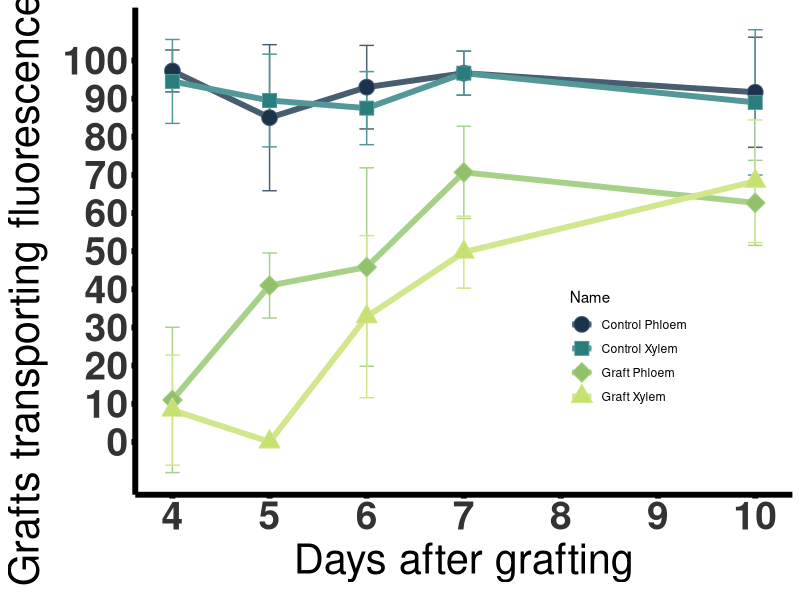
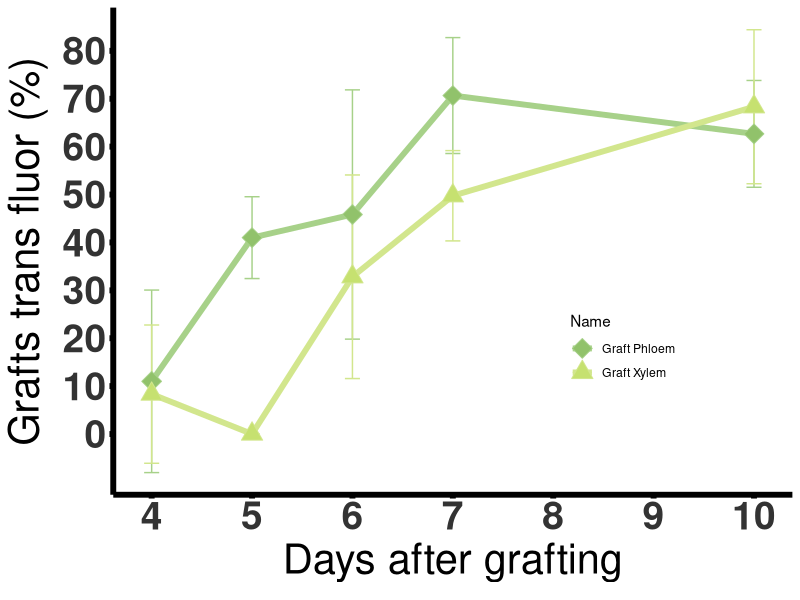

These charts were generated, in order, by the following R code:
##############################################
##############################################
# R-script by Gregory Reeves (27 MAY 2021)
# University of Cambridge, Department of Plant Sciences,
# Downing Site, Cambridge CB2 3EA, United Kingdom
# E-mail me at drgregreeves@gmail.com or gr360@cam.ac.uk
##############################################
##############################################


library(tidyverse)
library(ggplot2)
library(mgcv) 
library(dplyr)
library(ggpubr)
library(car)
library(rstatix)


#############################################
# Vascular Connection in Rice, Determined by CFDA transport across the graft junction
#############################################


### You need to specify the working directory. 
### You can always use the command "file.choose()", then copy the working directory with the file "VascularConnection.csv"
setwd("~/")



#Grafting data input
VascularConnectionData <- read.csv("VascularConnection.csv", sep=",",header=TRUE)


# Rename Columne in VascularConnectionData
colnames(VascularConnectionData) <-c("Days_after_grafting",	
                                     "Tissue",	
                                     "Type",	
                                     "Name",	
                                     "Sample",	
                                     "no_stained",	
                                     "no_fluo", 
                                     "Percent_fluo",
                                     "n_Plants")
# Sumarize the data
VascularConnectionSummary <- summarise(group_by(VascularConnectionData, 
                                                Days_after_grafting, Type, Tissue, Name),
                                       meanPercent_fluo=mean(Percent_fluo),
                                       sdPercent_fluo=sd(Percent_fluo),
                                       sePercent_fluo=sd(Percent_fluo)/sqrt(n()),
                                       n=n())

#list_of_Removed_values <- c("3")
# Uncomment to remove day 5 as well
list_of_Removed_values <- c("3") #"5")

n_PlantsSummary <- summarise(group_by(VascularConnectionData, 
                                      Days_after_grafting, Type, Tissue, Name),
                             meann_Plants=mean(n_Plants))
# Removes the Phloem data from 3 days after grafting 
n_PlantsSummary_3DAGremoved <- filter(n_PlantsSummary, !(Days_after_grafting %in% list_of_Removed_values))


# Removes the Phloem data from 3 days after grafting 
VascularConnectionSummary3DAGremoved <- filter(VascularConnectionSummary, !(Days_after_grafting %in% list_of_Removed_values))


# Removes the Phloem data from 3 days after grafting 
VascularConnectionRAW_3DAGremoved <- filter(VascularConnectionData, !(Days_after_grafting %in% list_of_Removed_values))


OrderList <- c("Control Phloem", "Control Xylem", "Graft Phloem", "Graft Xylem")

############################
#### Extended Data Fig. 3g Plotting code: 
############################

#######################################

# Generate the Plot 

VascularConnectionPlot <- ggplot(data=VascularConnectionSummary3DAGremoved, 
                                 mapping=aes(Days_after_grafting,
                                             meanPercent_fluo,
                                             group=Name, 
                                             color=Name)) +
  geom_line(size=2) + 
  # geom_text_repel(label = paste("n =", n_PlantsSummary_3DAGremoved$meann_Plants), 
  #nudge_y = 0.3,
  #               segment.colour = "#000000")+
  geom_errorbar(aes(Days_after_grafting, 
                    ymin=meanPercent_fluo-sdPercent_fluo,
                    ymax=meanPercent_fluo+sdPercent_fluo, 
                    width=0.15)) +
  geom_point(aes(shape=Name, 
                 color=Name, 
                 fill=Name), 
             size=5)+ 
  #geom_smooth(se = FALSE, method = "auto") +
  scale_shape_manual(values=c(21,22,23,24))+ 
  scale_fill_manual(breaks = OrderList, 
                    values=c("#1c334cff", "#297d7dff", "#91c26bff", "#c6e170ff"))+
  scale_x_continuous(breaks=seq(3,10,1))+
  scale_y_continuous(breaks=seq(0, 100, 10))+
  labs(x = expression("Days after grafting"), y = expression("Grafts transporting fluorescence (%)")) +   
  #labs(x = expression("Days after grafting"), y = expression(atop("Grafts transporting", paste(" fluorescence (%)")))) + 
  scale_color_manual(breaks = OrderList, 
                     values=c("#485d70ff", "#539798ff", "#a7d189ff", "#d2e68dff")) +
  theme_classic()+
  theme(legend.position=c(0.75, 0.3),
        axis.line.x = element_line(colour = "#000000", size = 2, linetype = "solid"),
        axis.line.y = element_line(colour = "#000000", size = 2, linetype = "solid"),
        axis.ticks = element_line(colour = "#000000", size = 2, linetype = "solid"),
        axis.text.x = element_text(face="bold", size=28, colour = "#333333"),
        axis.text.y = element_text(face="bold", size=28, colour = "#333333"),
        axis.title = element_text(size=30)) 
VascularConnectionPlot 


############################
#### Fig. 1l Plotting code: 
############################

VascularConnectionSummary3DAGandControlremoved <- filter(VascularConnectionSummary3DAGremoved, !(Type == 'Control'))

GraftOrderList <- c("Graft Phloem", "Graft Xylem")

#######################################

# Generate the Plot 

VascularConnectionPlotNoControl <- ggplot(VascularConnectionSummary3DAGandControlremoved, 
                                          mapping=aes(Days_after_grafting,
                                                      meanPercent_fluo,
                                                      group=Name, 
                                                      color=Name)) +
  geom_line(size=2) + 
  #geom_text_repel(label = paste("n =", n_PlantsSummary_3DAGremoved$meann_Plants), 
  #nudge_y = 0.3,
  #               segment.colour = "#000000")+
  geom_errorbar(aes(Days_after_grafting, 
                    ymin=meanPercent_fluo-sdPercent_fluo,
                    ymax=meanPercent_fluo+sdPercent_fluo, 
                    width=0.15)) +
  geom_point(aes(shape=Name, 
                 color=Name, 
                 fill=Name), 
             size=5)+ 
  #geom_smooth(se = FALSE, method = "auto") +
  scale_shape_manual(values=c(23,24))+ 
  scale_fill_manual(breaks = GraftOrderList, 
                    values=c("#91c26bff", "#c6e170ff"))+
  scale_x_continuous(breaks=seq(3,10,1))+
  scale_y_continuous(breaks=seq(0, 100, 10))+
  labs(x = expression("Days after grafting"), y = expression("Grafts trans fluor (%)")) +   
  #labs(x = expression("Days after grafting"), y = expression(atop("Grafts transporting", paste(" fluorescence (%)")))) + 
  scale_color_manual(breaks = GraftOrderList, 
                     values=c("#a7d189ff", "#d2e68dff")) +
  theme_classic()+
  theme(legend.position=c(0.75, 0.3),
        axis.line.x = element_line(colour = "#000000", size = 2, linetype = "solid"),
        axis.line.y = element_line(colour = "#000000", size = 2, linetype = "solid"),
        axis.ticks = element_line(colour = "#000000", size = 2, linetype = "solid"),
        axis.text.x = element_text(face="bold", size=28, colour = "#333333"),
        axis.text.y = element_text(face="bold", size=28, colour = "#333333"),
        axis.title = element_text(size=30)) 
VascularConnectionPlotNoControl


###################







